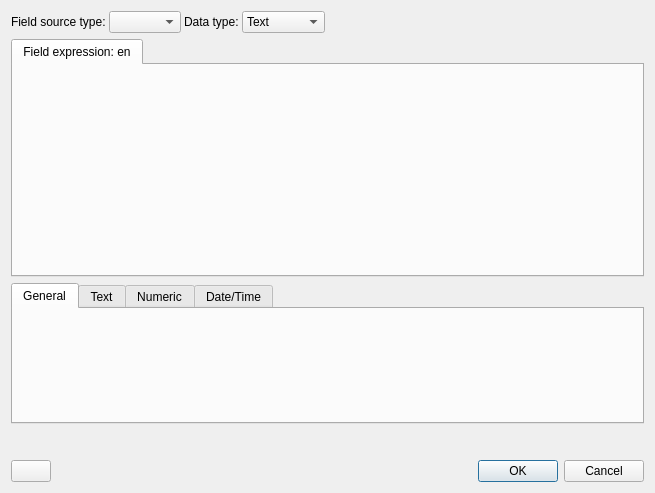
<?xml version="1.0" encoding="UTF-8"?>
<ui version="4.0">
 <class>NCRDFieldPropDialogUI</class>
 <widget class="QDialog" name="NCRDFieldPropDialogUI">
  <property name="geometry">
   <rect>
    <x>0</x>
    <y>0</y>
    <width>655</width>
    <height>493</height>
   </rect>
  </property>
  <property name="windowTitle">
   <string>Field properties</string>
  </property>
  <layout class="QVBoxLayout" name="formLayout" stretch="1,10,1,1,1">
   <item>
    <layout class="QHBoxLayout" name="horizontalLayout">
     <property name="spacing">
      <number>3</number>
     </property>
     <item>
      <widget class="QLabel" name="label">
       <property name="text">
        <string>Field source type:</string>
       </property>
      </widget>
     </item>
     <item>
      <widget class="NCRDItemSourceTypeCombo" name="comboSourceType"/>
     </item>
     <item>
      <widget class="QLabel" name="label_4">
       <property name="text">
        <string>Data type:</string>
       </property>
      </widget>
     </item>
     <item>
      <widget class="QComboBox" name="comboDataType">
       <item>
        <property name="text">
         <string>Text</string>
        </property>
       </item>
       <item>
        <property name="text">
         <string>Numeric</string>
        </property>
       </item>
       <item>
        <property name="text">
         <string>Date</string>
        </property>
       </item>
       <item>
        <property name="text">
         <string>DateTime</string>
        </property>
       </item>
       <item>
        <property name="text">
         <string>Boolean</string>
        </property>
       </item>
      </widget>
     </item>
     <item>
      <spacer name="horizontalSpacer">
       <property name="orientation">
        <enum>Qt::Horizontal</enum>
       </property>
       <property name="sizeHint" stdset="0">
        <size>
         <width>40</width>
         <height>20</height>
        </size>
       </property>
      </spacer>
     </item>
    </layout>
   </item>
   <item>
    <widget class="QTabWidget" name="tabFieldExp">
     <property name="currentIndex">
      <number>0</number>
     </property>
     <widget class="NCRDFieldExpWidget" name="tabDefault">
      <attribute name="title">
       <string>Field expression: en</string>
      </attribute>
      <layout class="QHBoxLayout" name="layTabDefault">
       <property name="spacing">
        <number>3</number>
       </property>
       <property name="margin">
        <number>3</number>
       </property>
      </layout>
     </widget>
    </widget>
   </item>
   <item>
    <widget class="QTabWidget" name="tabWidget">
     <property name="currentIndex">
      <number>0</number>
     </property>
     <widget class="NCRDLabelOptWidget" name="tabGeneral">
      <attribute name="title">
       <string>General</string>
      </attribute>
     </widget>
     <widget class="NCRDSpecTextOptWidget" name="tabSpecial">
      <attribute name="title">
       <string>Text</string>
      </attribute>
     </widget>
     <widget class="QWidget" name="tabNum">
      <attribute name="title">
       <string>Numeric</string>
      </attribute>
      <layout class="QGridLayout" name="gridLayout">
       <property name="horizontalSpacing">
        <number>6</number>
       </property>
       <property name="verticalSpacing">
        <number>3</number>
       </property>
       <property name="margin">
        <number>6</number>
       </property>
       <item row="0" column="0">
        <widget class="QCheckBox" name="cbFormating">
         <property name="text">
          <string>Number formating</string>
         </property>
        </widget>
       </item>
       <item row="0" column="1">
        <widget class="QLabel" name="label_7">
         <property name="text">
          <string>Decimal precision:</string>
         </property>
        </widget>
       </item>
       <item row="0" column="2">
        <widget class="QSpinBox" name="spinDecimals">
         <property name="sizePolicy">
          <sizepolicy hsizetype="Maximum" vsizetype="Fixed">
           <horstretch>0</horstretch>
           <verstretch>0</verstretch>
          </sizepolicy>
         </property>
         <property name="maximum">
          <number>12</number>
         </property>
        </widget>
       </item>
       <item row="0" column="3">
        <spacer name="spNu">
         <property name="orientation">
          <enum>Qt::Horizontal</enum>
         </property>
         <property name="sizeType">
          <enum>QSizePolicy::Expanding</enum>
         </property>
         <property name="sizeHint" stdset="0">
          <size>
           <width>68</width>
           <height>13</height>
          </size>
         </property>
        </spacer>
       </item>
       <item row="1" column="0">
        <widget class="QCheckBox" name="cbLocalize">
         <property name="text">
          <string>Use localized settings</string>
         </property>
        </widget>
       </item>
       <item row="1" column="1">
        <widget class="QLabel" name="label_8">
         <property name="text">
          <string>Field width:</string>
         </property>
        </widget>
       </item>
       <item row="1" column="2">
        <widget class="QSpinBox" name="spinFWidth">
         <property name="sizePolicy">
          <sizepolicy hsizetype="Maximum" vsizetype="Fixed">
           <horstretch>0</horstretch>
           <verstretch>0</verstretch>
          </sizepolicy>
         </property>
         <property name="maximum">
          <number>999</number>
         </property>
        </widget>
       </item>
       <item row="2" column="0">
        <widget class="QCheckBox" name="cbBlankIfZero">
         <property name="text">
          <string>Blank if value equals zero</string>
         </property>
        </widget>
       </item>
       <item row="2" column="1">
        <widget class="QLabel" name="label_9">
         <property name="text">
          <string>Format character:</string>
         </property>
        </widget>
       </item>
       <item row="2" column="2">
        <widget class="QLineEdit" name="formatChar">
         <property name="maxLength">
          <number>1</number>
         </property>
        </widget>
       </item>
       <item row="3" column="1">
        <widget class="QLabel" name="label_10">
         <property name="text">
          <string>Fill character:</string>
         </property>
        </widget>
       </item>
       <item row="3" column="2">
        <widget class="QLineEdit" name="fillChar">
         <property name="maxLength">
          <number>1</number>
         </property>
        </widget>
       </item>
       <item row="4" column="0">
        <spacer name="spNu2">
         <property name="orientation">
          <enum>Qt::Vertical</enum>
         </property>
         <property name="sizeHint" stdset="0">
          <size>
           <width>20</width>
           <height>40</height>
          </size>
         </property>
        </spacer>
       </item>
      </layout>
     </widget>
     <widget class="QWidget" name="tabDate">
      <attribute name="title">
       <string>Date/Time</string>
      </attribute>
      <layout class="QGridLayout" name="gridLayout_2">
       <property name="horizontalSpacing">
        <number>6</number>
       </property>
       <property name="verticalSpacing">
        <number>3</number>
       </property>
       <property name="margin">
        <number>6</number>
       </property>
       <item row="0" column="0">
        <widget class="QLabel" name="label_12">
         <property name="text">
          <string>Date / DateTime format:</string>
         </property>
        </widget>
       </item>
       <item row="0" column="1">
        <widget class="QLineEdit" name="dateFormat"/>
       </item>
       <item row="1" column="0">
        <spacer name="spDT">
         <property name="orientation">
          <enum>Qt::Vertical</enum>
         </property>
         <property name="sizeHint" stdset="0">
          <size>
           <width>20</width>
           <height>40</height>
          </size>
         </property>
        </spacer>
       </item>
      </layout>
     </widget>
    </widget>
   </item>
   <item>
    <widget class="NCRDPrintWhenPanel" name="printWhenPanel" native="true"/>
   </item>
   <item>
    <layout class="QHBoxLayout" name="layBtn">
     <item>
      <widget class="NCRDCondFormatButton" name="btnCondFormat"/>
     </item>
     <item>
      <spacer name="horizontalSpacer_2">
       <property name="orientation">
        <enum>Qt::Horizontal</enum>
       </property>
       <property name="sizeHint" stdset="0">
        <size>
         <width>40</width>
         <height>20</height>
        </size>
       </property>
      </spacer>
     </item>
     <item>
      <widget class="QDialogButtonBox" name="buttonBox">
       <property name="orientation">
        <enum>Qt::Horizontal</enum>
       </property>
       <property name="standardButtons">
        <set>QDialogButtonBox::Cancel|QDialogButtonBox::Ok</set>
       </property>
      </widget>
     </item>
    </layout>
   </item>
  </layout>
 </widget>
 <customwidgets>
  <customwidget>
   <class>NCRDPrintWhenPanel</class>
   <extends>QWidget</extends>
   <header>ncrdprintwhenpanel.h</header>
   <container>1</container>
  </customwidget>
  <customwidget>
   <class>NCRDLabelOptWidget</class>
   <extends>QWidget</extends>
   <header>ncrdlabeloptwidget.h</header>
   <container>1</container>
  </customwidget>
  <customwidget>
   <class>NCRDSpecTextOptWidget</class>
   <extends>QWidget</extends>
   <header>ncrdspectextoptwidget.h</header>
   <container>1</container>
  </customwidget>
  <customwidget>
   <class>NCRDCondFormatButton</class>
   <extends>QPushButton</extends>
   <header>ncrdcondformatbutton.h</header>
  </customwidget>
  <customwidget>
   <class>NCRDFieldExpWidget</class>
   <extends>QWidget</extends>
   <header>ncrdfieldexpwidget.h</header>
   <container>1</container>
  </customwidget>
  <customwidget>
   <class>NCRDItemSourceTypeCombo</class>
   <extends>QComboBox</extends>
   <header>ncrditemsourcetypecombo.h</header>
  </customwidget>
 </customwidgets>
 <tabstops>
  <tabstop>comboSourceType</tabstop>
  <tabstop>comboDataType</tabstop>
  <tabstop>tabFieldExp</tabstop>
  <tabstop>tabWidget</tabstop>
  <tabstop>btnCondFormat</tabstop>
  <tabstop>buttonBox</tabstop>
  <tabstop>spinDecimals</tabstop>
  <tabstop>spinFWidth</tabstop>
  <tabstop>formatChar</tabstop>
  <tabstop>fillChar</tabstop>
  <tabstop>dateFormat</tabstop>
  <tabstop>cbBlankIfZero</tabstop>
  <tabstop>cbLocalize</tabstop>
  <tabstop>cbFormating</tabstop>
 </tabstops>
 <resources/>
 <connections>
  <connection>
   <sender>buttonBox</sender>
   <signal>accepted()</signal>
   <receiver>NCRDFieldPropDialogUI</receiver>
   <slot>accept()</slot>
   <hints>
    <hint type="sourcelabel">
     <x>525</x>
     <y>423</y>
    </hint>
    <hint type="destinationlabel">
     <x>157</x>
     <y>274</y>
    </hint>
   </hints>
  </connection>
  <connection>
   <sender>buttonBox</sender>
   <signal>rejected()</signal>
   <receiver>NCRDFieldPropDialogUI</receiver>
   <slot>reject()</slot>
   <hints>
    <hint type="sourcelabel">
     <x>525</x>
     <y>423</y>
    </hint>
    <hint type="destinationlabel">
     <x>286</x>
     <y>274</y>
    </hint>
   </hints>
  </connection>
 </connections>
</ui>
